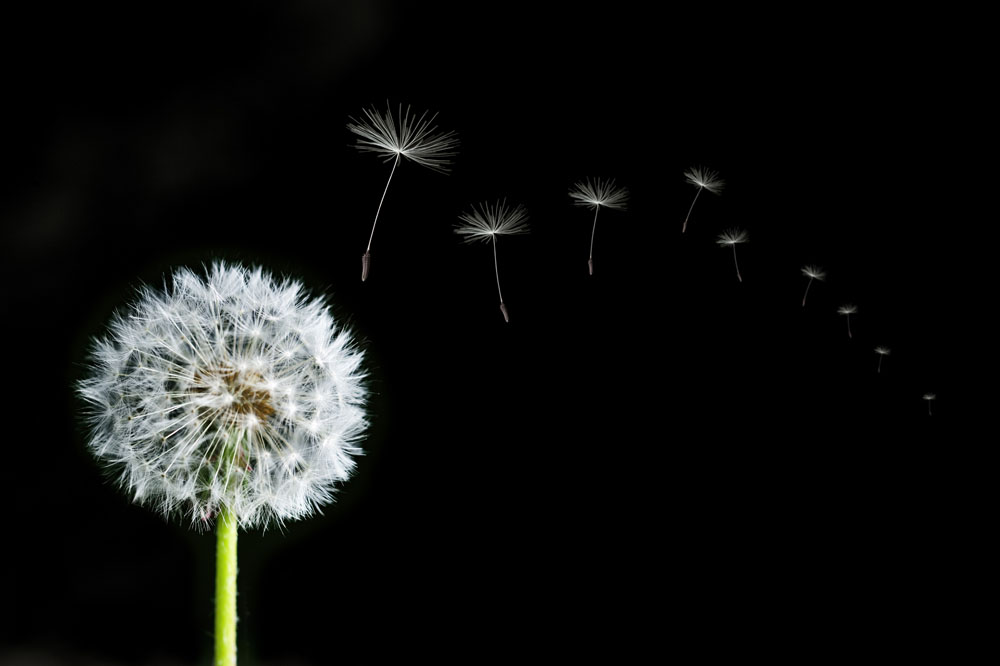
#> input picture opencv_learn/charpter12/loc3.png, 1000 x 666 px
$ python demo_12.03.py
#> lines starting #> are read from the running program, lines starting #| are printed output that depends on the picture; after the words box and inside, x2 and y2 are one past the last pixel; in counts of white or black regions, pixels touching at a corner belong together
import cv2
import numpy as np

o = cv2.imread(r"loc3.png")
#> o is the input picture: shape (666, 1000, 3); mean B, G, R 15.6, 16.8, 15.9
cv2.imshow("original", o)
gray = cv2.cvtColor(o, cv2.COLOR_BGR2GRAY)
ret, binary = cv2.threshold(gray, 127, 255, cv2.THRESH_BINARY)
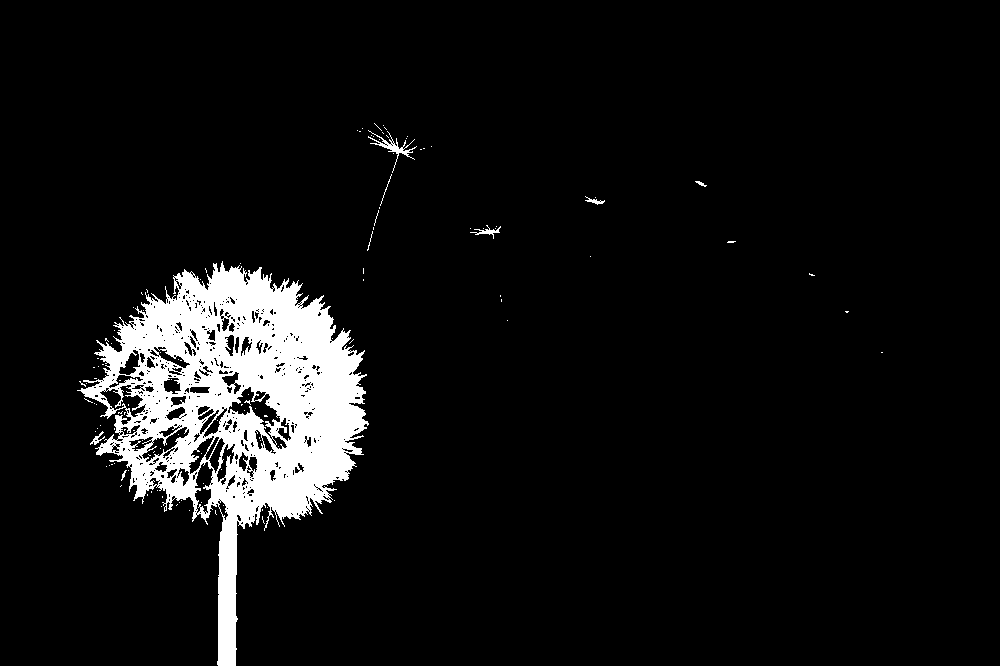
#> binary: shape (666, 1000); 6.9% white; 120 white regions (111 under 20 px)
contours, hierarchy = cv2.findContours(binary, cv2.RETR_LIST, cv2.CHAIN_APPROX_SIMPLE)
#> contours = 711 contours, 604 with area under 20; largest, box (x1, y1, x2, y2) and area: (77, 261, 369, 666) 52873, (227, 386, 281, 440) 965, (99, 384, 146, 418) 700, (194, 461, 214, 514) 627, (141, 426, 190, 463) 574
mask = np.zeros(o.shape, np.uint8)
mask = cv2.drawContours(mask, contours, -1, (255, 255, 255), -1)
#> mask: shape (666, 1000, 3); 6.9% white; 120 white regions (111 under 20 px), largest, box (x1, y1, x2, y2) and area: (77, 261, 369, 666) 44787, (368, 130, 417, 173) 321, (470, 225, 501, 239) 112
cv2.imshow("mask", mask)
loc = cv2.bitwise_and(o, mask)
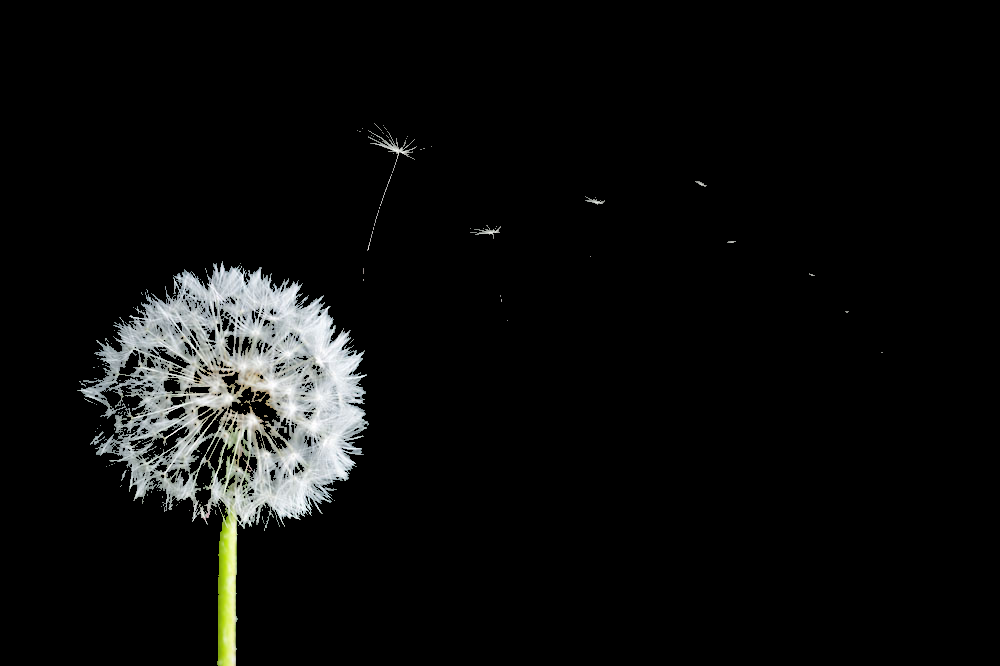
#> loc: shape (666, 1000, 3); mean B, G, R 12.5, 13.1, 12.5
cv2.imshow("location", loc)
cv2.waitKey()
cv2.destroyAllWindows()
